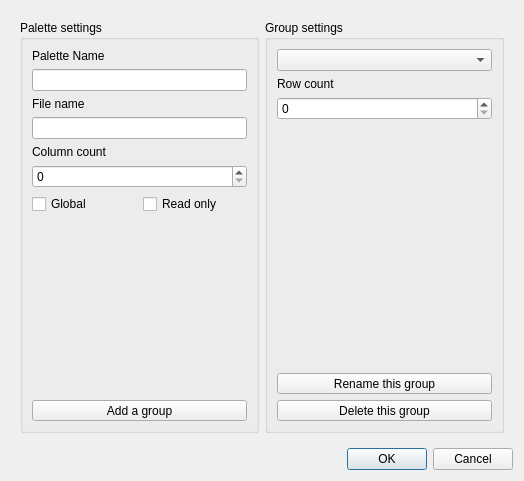
<?xml version="1.0" encoding="UTF-8"?>
<ui version="4.0">
 <class>WdgDlgPaletteEditor</class>
 <widget class="QDialog" name="WdgDlgPaletteEditor">
  <property name="geometry">
   <rect>
    <x>0</x>
    <y>0</y>
    <width>524</width>
    <height>481</height>
   </rect>
  </property>
  <property name="windowTitle">
   <string>Dialog</string>
  </property>
  <layout class="QVBoxLayout" name="verticalLayout">
   <item>
    <widget class="QWidget" name="widget" native="true">
     <layout class="QHBoxLayout" name="horizontalLayout_3">
      <item>
       <widget class="QGroupBox" name="gbxPalette">
        <property name="title">
         <string>Palette settings</string>
        </property>
        <layout class="QVBoxLayout" name="verticalLayout_3">
         <item>
          <widget class="QLabel" name="labelName">
           <property name="text">
            <string>Palette Name</string>
           </property>
          </widget>
         </item>
         <item>
          <widget class="QLineEdit" name="lineEditName"/>
         </item>
         <item>
          <widget class="QLabel" name="labelFilename">
           <property name="text">
            <string>File name</string>
           </property>
          </widget>
         </item>
         <item>
          <widget class="QLineEdit" name="lineEditFilename"/>
         </item>
         <item>
          <widget class="QLabel" name="labelColCount">
           <property name="text">
            <string>Column count</string>
           </property>
          </widget>
         </item>
         <item>
          <widget class="QSpinBox" name="spinBoxCol"/>
         </item>
         <item>
          <layout class="QHBoxLayout" name="horizontalLayout_2">
           <item>
            <widget class="QCheckBox" name="ckxGlobal">
             <property name="text">
              <string>Global</string>
             </property>
            </widget>
           </item>
           <item>
            <widget class="QCheckBox" name="ckxReadOnly">
             <property name="text">
              <string>Read only</string>
             </property>
            </widget>
           </item>
          </layout>
         </item>
         <item>
          <spacer name="verticalSpacer_2">
           <property name="orientation">
            <enum>Qt::Vertical</enum>
           </property>
           <property name="sizeHint" stdset="0">
            <size>
             <width>20</width>
             <height>40</height>
            </size>
           </property>
          </spacer>
         </item>
         <item>
          <widget class="QToolButton" name="bnAddGroup">
           <property name="sizePolicy">
            <sizepolicy hsizetype="MinimumExpanding" vsizetype="Fixed">
             <horstretch>0</horstretch>
             <verstretch>0</verstretch>
            </sizepolicy>
           </property>
           <property name="text">
            <string>Add a group</string>
           </property>
          </widget>
         </item>
        </layout>
       </widget>
      </item>
      <item>
       <widget class="QGroupBox" name="gbxGroup">
        <property name="title">
         <string>Group settings</string>
        </property>
        <layout class="QVBoxLayout" name="verticalLayout_2">
         <item>
          <widget class="QComboBox" name="cbxGroup"/>
         </item>
         <item>
          <widget class="QLabel" name="labelRowCount">
           <property name="text">
            <string>Row count</string>
           </property>
          </widget>
         </item>
         <item>
          <widget class="QSpinBox" name="spinBoxRow"/>
         </item>
         <item>
          <spacer name="verticalSpacer">
           <property name="orientation">
            <enum>Qt::Vertical</enum>
           </property>
           <property name="sizeHint" stdset="0">
            <size>
             <width>20</width>
             <height>40</height>
            </size>
           </property>
          </spacer>
         </item>
         <item>
          <widget class="QToolButton" name="bnRenGroup">
           <property name="sizePolicy">
            <sizepolicy hsizetype="MinimumExpanding" vsizetype="Fixed">
             <horstretch>0</horstretch>
             <verstretch>0</verstretch>
            </sizepolicy>
           </property>
           <property name="text">
            <string>Rename this group</string>
           </property>
          </widget>
         </item>
         <item>
          <widget class="QToolButton" name="bnDelGroup">
           <property name="sizePolicy">
            <sizepolicy hsizetype="MinimumExpanding" vsizetype="Fixed">
             <horstretch>0</horstretch>
             <verstretch>0</verstretch>
            </sizepolicy>
           </property>
           <property name="text">
            <string>Delete this group</string>
           </property>
          </widget>
         </item>
        </layout>
       </widget>
      </item>
     </layout>
    </widget>
   </item>
   <item>
    <widget class="QDialogButtonBox" name="buttonBox">
     <property name="orientation">
      <enum>Qt::Horizontal</enum>
     </property>
     <property name="standardButtons">
      <set>QDialogButtonBox::Cancel|QDialogButtonBox::Ok</set>
     </property>
    </widget>
   </item>
  </layout>
 </widget>
 <resources/>
 <connections>
  <connection>
   <sender>buttonBox</sender>
   <signal>rejected()</signal>
   <receiver>WdgDlgPaletteEditor</receiver>
   <slot>reject()</slot>
   <hints>
    <hint type="sourcelabel">
     <x>316</x>
     <y>260</y>
    </hint>
    <hint type="destinationlabel">
     <x>286</x>
     <y>274</y>
    </hint>
   </hints>
  </connection>
  <connection>
   <sender>buttonBox</sender>
   <signal>accepted()</signal>
   <receiver>WdgDlgPaletteEditor</receiver>
   <slot>accept()</slot>
   <hints>
    <hint type="sourcelabel">
     <x>248</x>
     <y>254</y>
    </hint>
    <hint type="destinationlabel">
     <x>157</x>
     <y>274</y>
    </hint>
   </hints>
  </connection>
 </connections>
</ui>
